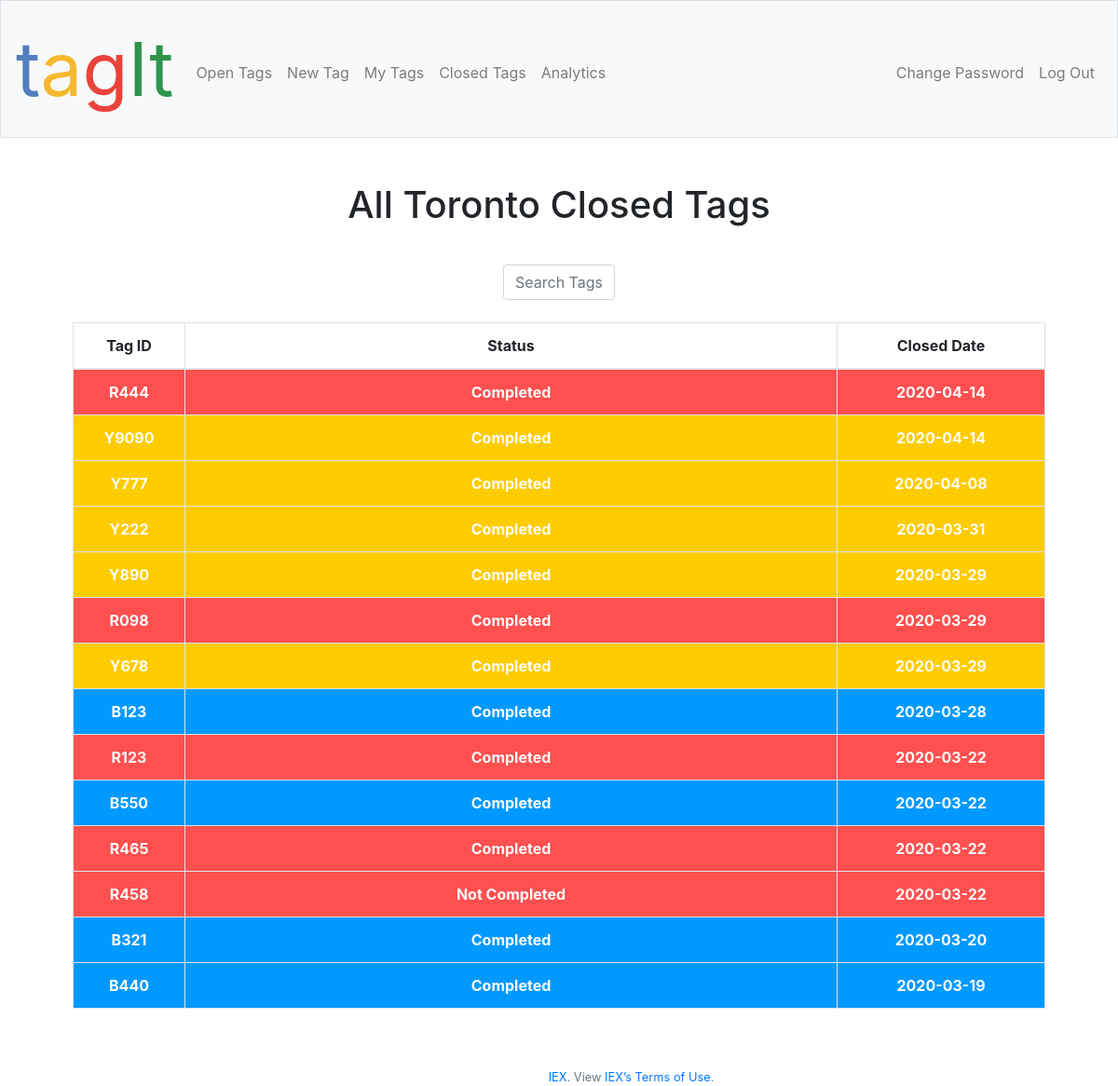
Screenshot of /searchTags (signed in) with the database file from the repository.
### tables this page shows
CREATE TABLE 'tags' ('tag_id' varchar(255) PRIMARY KEY NOT NULL,'color' varchar(10), 'user_id_from' integer, 'user_id_to' integer, 'completion_status' integer, 'approval_status' integer, 'hazard' varchar(20), 'line' char(6), 'area' text, 'equipment' varchar(255), 'unsafeCondition' boolean, 'unsafeBasicCondition' boolean, 'unnecessaryItem' boolean, 'hardToAccess' boolean, 'sOfContamination' boolean, 'minorFlaw' boolean, 'quality' boolean, 'tagPriority' varchar(10), 'description' text, 'solution' text,'date_created' date, 'approved_by' INTEGER, 'date_closed' date, 'date_approved' date);

CREATE TABLE 'status' ('status_id' integer PRIMARY KEY NOT NULL, 'status_code' text);

### application.py (the view)
@app.route("/searchTags", methods=["GET", "POST"])
@login_required
def search():
    user_id=session["user_id"]
    user_type = db.execute("SELECT user_type FROM users WHERE id=:user_id", user_id=user_id)[0]["user_type"]
    closed_tags=db.execute("SELECT tag_id, color, date_closed, status_code FROM tags JOIN status ON completion_status=status_id WHERE completion_status=6 OR completion_status=7 ORDER BY date_closed DESC")
    return render_template("searchTags.html", closed_tags=closed_tags, user_type=user_type)

### application.py (called while the page is built)
@app.after_request
def after_request(response):
    response.headers["Cache-Control"] = "no-cache, no-store, must-revalidate"
    response.headers["Expires"] = 0
    response.headers["Pragma"] = "no-cache"
    return response

### helpers.py (called while the page is built)
def login_required(f):
    @wraps(f)
    def decorated_function(*args, **kwargs):
        if session.get("user_id") is None:
            return redirect("/login")
        return f(*args, **kwargs)
    return decorated_function

### templates/searchTags.html (shortened to what this page needs)
{% extends "layout.html" %}
{% block main %}
<h1 class="mb-3">All Toronto Closed Tags</h1>
<br/>
<div class"form-group">
    <input class="form-control" type="text" id="searchBar" name="searchBar" placeholder="Search Tags" style="width: 120px" autofocus="on" onkeyup="searchFunction()">
</div>
<br/>
    <table id="tags" class="table table-bordered" style="width:100%">
        <col width="120">
        <col width="700">
        <thead>
            <tr>
                <th>Tag ID</th>
                <th>Status</th>
                <th>Closed Date</th>
            </tr>
        </thead>
        <tbody>
            <tr id="row" name="row">
                {% for tag in closed_tags %}
                    <tr id="{{ tag.tag_id }}" class="{{ tag.color }}">
                        <a href="/tagDisplay" style="color: #ffffff">
                        <td id="{{ tag.tag_id }}">{{ tag.tag_id }}</td>
                        <td>{{ tag.status_code }}</td>
                        <td>{{ tag.date_closed }}</td>
                    </tr>
                {% endfor %}
            </tr>
    </table>
{% endblock %}

### static/styles.css (style rules this page uses)
main .form-control { display: inline-block; width: auto; }
.Red { font-weight: bold; background-color: #ff5050; color: #ffffff; cursor: pointer; }
.Blue { font-weight: bold; background-color: #0099ff; color: #ffffff; cursor: pointer; }
.Yellow { font-weight: bold; background-color: #ffcc00; color: #ffffff; cursor: pointer; }

### rows the page displays
tags: tag_id "R444", status_code "Completed", date_closed "2020-04-14"
tags: tag_id "Y9090", status_code "Completed", date_closed "2020-04-14"
tags: tag_id "Y777", status_code "Completed", date_closed "2020-04-08"
tags: tag_id "Y222", status_code "Completed", date_closed "2020-03-31"
tags: tag_id "Y890", status_code "Completed", date_closed "2020-03-29"
tags: tag_id "R098", status_code "Completed", date_closed "2020-03-29"
tags: tag_id "Y678", status_code "Completed", date_closed "2020-03-29"
tags: tag_id "B123", status_code "Completed", date_closed "2020-03-28"
tags: tag_id "R123", status_code "Completed", date_closed "2020-03-22"
tags: tag_id "B550", status_code "Completed", date_closed "2020-03-22"
tags: tag_id "R465", status_code "Completed", date_closed "2020-03-22"
tags: tag_id "R458", status_code "Not Completed", date_closed "2020-03-22"
tags: tag_id "B321", status_code "Completed", date_closed "2020-03-20"
tags: tag_id "B440", status_code "Completed", date_closed "2020-03-19"
